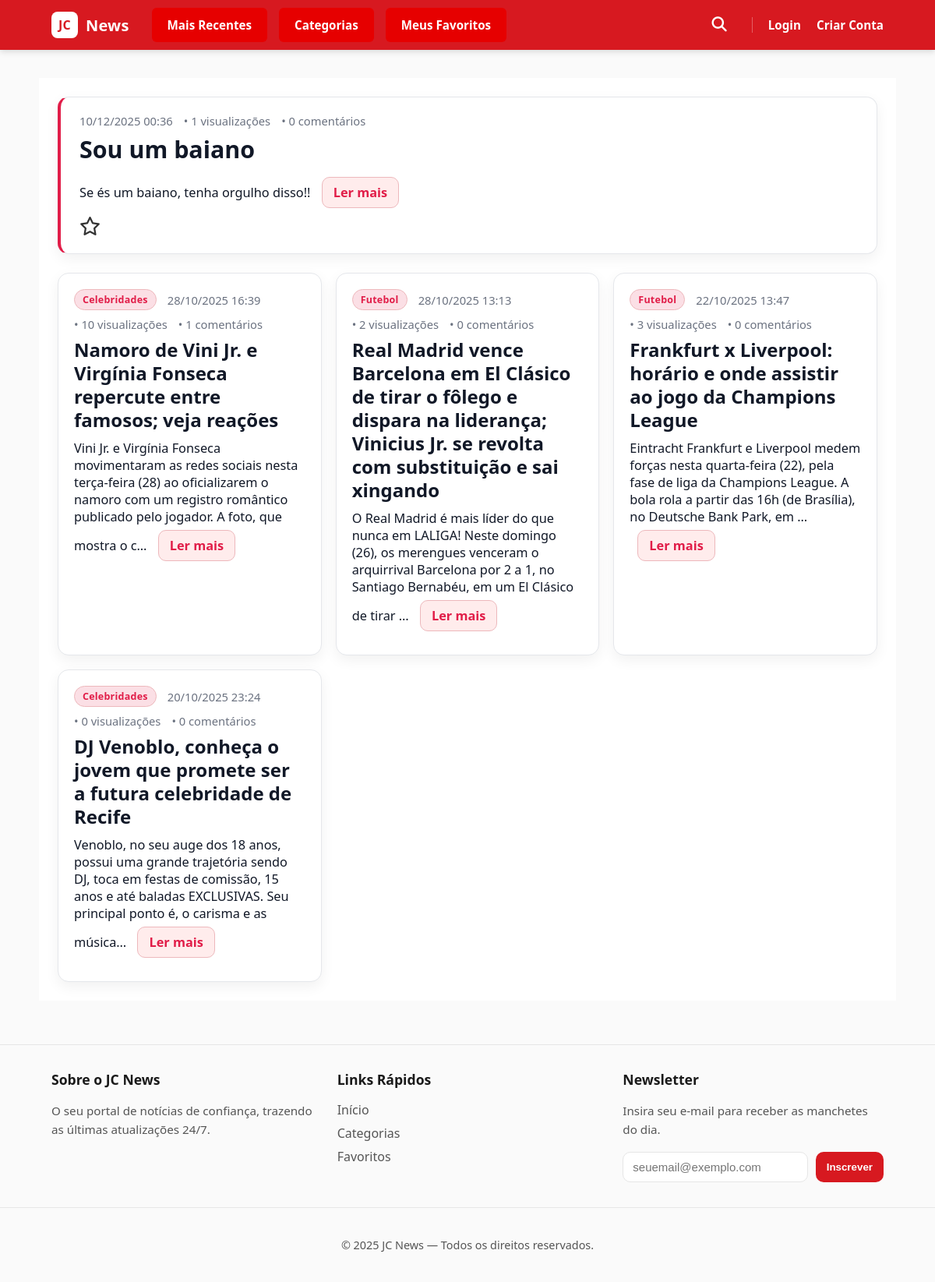
Before: / with the older database file.
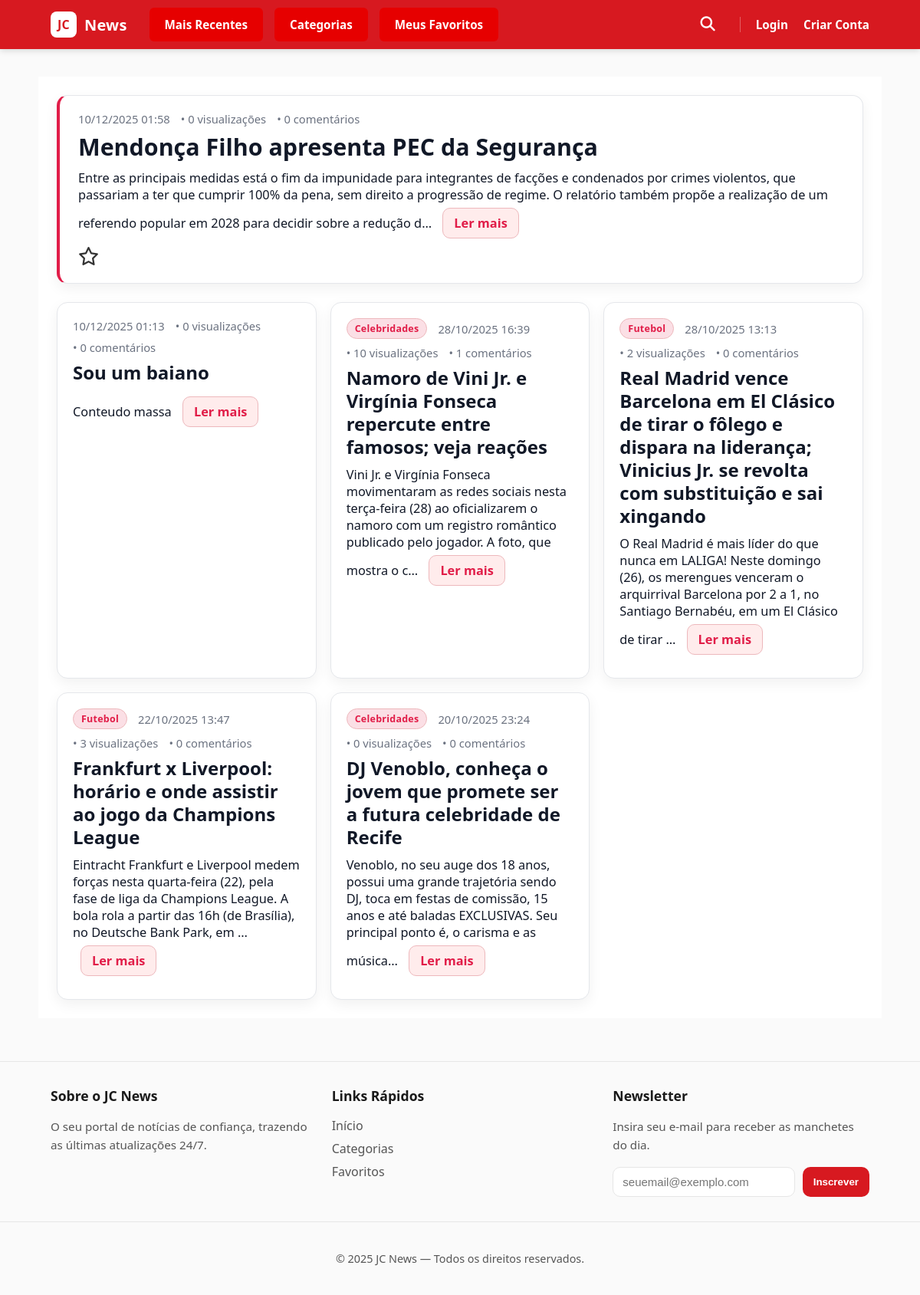
After: the same page with the newer database file.
### app1/models.py (models this page shows, shortened)
class Noticia(models.Model):
    titulo = models.CharField(max_length=255)
    conteudo = models.TextField(blank=False)
    data_publicacao = models.DateTimeField(auto_now_add=True)
    categoria = models.ForeignKey(
        Categoria, on_delete=models.SET_NULL, null=True, blank=True, related_name='noticias'
    )
    imagem = models.ImageField(upload_to='noticias/', blank=True, null=True)
    visualizacoes = models.PositiveIntegerField(default=0)
    favoritos = models.ManyToManyField(
        User,
        related_name='noticias_favoritas',
        blank=True
    )
    usuarios_que_visitaram = models.ManyToManyField(
        User,
        related_name='noticias_visualizadas',
        blank=True
    )

class Categoria(models.Model):
    nome = models.CharField(max_length=100, unique=True)

### app1/views.py (the view)
# urls.py: path("", HomeView.as_view(), name="home"),
class HomeView(View):
    def get(self, request):
        noticias = Noticia.objects.order_by('-data_publicacao')
        favoritos_ids = []
        if request.user.is_authenticated:
            favoritos_ids = request.user.noticias_favoritas.values_list('id', flat=True)
        context = {
            "form": SubscriptionForm(),
            "noticias": noticias,
            "favoritos_ids": favoritos_ids,
        }
        return render(request, "app1/home.html", context)

### app1/forms.py
class SubscriptionForm(forms.ModelForm):
    class Meta:
        model = NewsletterSubscription
        fields = ["email"]
        widgets = {
            "email": forms.EmailInput(
                attrs={
                    "placeholder": "seuemail@exemplo.com",
                    "required": True,
                    "class": "form-control",
                }
            )
        }

### app1/context_processors.py (called while the page is built)
def subscription_form(request):
    return {"form_subscription": SubscriptionForm()}

### app1/templates/app1/home.html (shortened to what this page needs)
{% extends 'app1/base.html' %}
{% load static %}
{% block content %}
<link rel="stylesheet" href="{% static 'app1/css/news.css' %}">
<section class="container">
  {% if query %}
    <h1>Resultados para “{{ query }}”</h1>
    {% if results and results|length %}
      <ul>
        {% for r in results %}
          <li>{{ r }}</li>
        {% endfor %}
      </ul>
    {% else %}
      <p>Nenhum resultado encontrado.</p>
    {% endif %}
  {% else %}
    {% if noticias %}
      {% with noticia_principal=noticias.0 %}
        <article class="noticia noticia--principal" id="noticia-{{ noticia_principal.id }}">
          <header class="noticia__cabecalho">
            <time datetime="{{ noticia_principal.data_publicacao|date:'c' }}">
              {{ noticia_principal.data_publicacao|date:"d/m/Y H:i" }}
            </time>
            <span>• {{ noticia_principal.visualizacoes }} visualizações</span>
            <span>• {{ noticia_principal.comentarios.count }} comentários</span>
          </header>
          <h2 class="noticia__titulo">{{ noticia_principal.titulo }}</h2>
          <div class="noticia__conteudo">
            {{ noticia_principal.conteudo|truncatechars:300 }}
            <a class="ler__mais" href="{% url 'app1:detalhe_noticia' noticia_principal.pk %}">Ler mais</a>
          </div>
          <div class="noticia__acoes">
            <form action="{% url 'app1:favoritar_noticia_view' noticia_principal.pk %}" method="POST" style="display:inline;">
              <button type="submit" class="btn-favorito {% if noticia_principal.id in favoritos_ids %}favoritado{% endif %}" aria-label="Favoritar">
                {% if noticia_principal.id in favoritos_ids %}
                  <i class="fa-solid fa-star"></i>
                {% else %}
                  <i class="fa-regular fa-star"></i>
                {% endif %}
              </button>
            </form>
          </div>
        </article>
      {% endwith %}
      <section class="grid-noticias" aria-label="Mais notícias">
        {% for noticia in noticias|slice:"1:" %}
          <article class="noticia" id="noticia-{{ noticia.id }}">
            <header class="noticia__cabecalho">
              {% if noticia.categoria %}
                <span class="noticia__categoria">{{ noticia.categoria.nome }}</span>
              {% endif %}
              <time datetime="{{ noticia.data_publicacao|date:'c' }}">
                {{ noticia.data_publicacao|date:"d/m/Y H:i" }}
              </time>
              <span>• {{ noticia.visualizacoes }} visualizações</span>
              <span>• {{ noticia.comentarios.count }} comentários</span>
            </header>
            <h3 class="noticia__titulo">{{ noticia.titulo }}</h3>
            <div class="noticia__conteudo">
              {{ noticia.conteudo|truncatechars:180 }}
              <a class="ler__mais" href="{% url 'app1:detalhe_noticia' noticia.pk %}">Ler mais</a>
            </div>
          </article>
        {% endfor %}
      </section>
    {% endif %}
  {% endif %}
</section>
{% endblock %}

### app1/templates/app1/base.html (shortened to what this page needs)
{% load static %}
<!DOCTYPE html>
<html lang="pt-br">
<head>
  <link rel="stylesheet" href="{% static 'app1/css/style.css' %}">
  <link rel="stylesheet" href="https://cdnjs.cloudflare.com/ajax/libs/font-awesome/6.5.1/css/all.min.css">
  <link rel="stylesheet" href="https://cdn.jsdelivr.net/npm/bootstrap-icons@1.11.3/font/bootstrap-icons.min.css">
</head>
<body>
  <header class="site-header">
    <div class="header-container header-content container">
      <a href="{% url 'app1:home' %}" class="brand" aria-label="Página Inicial">
        <span class="logo-mark">JC</span>
        <span class="logo-text">News</span>
      </a>
      <nav class="main-nav">
        <a class="nav-btn" id="btn-mr" href="{% url 'app1:home' %}">Mais Recentes</a>
        <a class="nav-btn" id="btn-cat" href="{% url 'app1:categorias' %}">Categorias</a>
        <a class="nav-btn" id="btn-mf" href="{% url 'app1:meus_favoritos' %}">Meus Favoritos</a>
      </nav>
      <div class="header-actions">
        <div class="search-wrapper">
          <button id="search-toggle" class="search-icon-btn" aria-label="Abrir busca">
            <i class="fa fa-search"></i>
          </button>
        </div>
        <div class="user-auth-links">
          {% if user.is_authenticated %}
            <span class="welcome-message">Olá, {{ user.username }}!</span>
            <form action="{% url 'logout' %}" method="post" class="logout-form" title="Sair">
              {% csrf_token %}
              <button type="submit" class="auth-link logout-link" aria-label="Sair">
                <i class="fa-solid fa-right-from-bracket"></i>
              </button>
            </form>
          {% else %}
            <a href="{% url 'login' %}" class="auth-link">Login</a>
            <a href="{% url 'register' %}" class="auth-link register-link">Criar Conta</a>
          {% endif %}
        </div>
      </div>
    </div>
  </header>
  <main class="container page-content">
    {% block content %}{% endblock %}
  </main>
  <footer class="site-footer">
    <div class="footer-container container">
      <div class="footer-col">
        <h4>Sobre o JC News</h4>
        <p>O seu portal de notícias de confiança, trazendo as últimas atualizações 24/7.</p>
      </div>
      <div class="footer-col">
        <h4>Links Rápidos</h4>
        <ul class="footer-links">
          <li><a href="{% url 'app1:home' %}">Início</a></li>
          <li><a href="{% url 'app1:categorias' %}">Categorias</a></li>
          <li><a href="{% url 'app1:meus_favoritos' %}">Favoritos</a></li>
        </ul>
      </div>
      <div class="footer-col">
        <h4>Newsletter</h4>
        <p>Insira seu e-mail para receber as manchetes do dia.</p>
        {% if form_subscription %}
          <form action="{% url 'app1:subscribe' %}" method="post" class="footer-subscribe-form">
            {{ form_subscription.email }}
            <button type="submit" class="btn-primary">Inscrever</button>
          </form>
        {% endif %}
      </div>
    </div>
    <div class="footer-bottom">
      <p>&copy; {% now "Y" %} JC News — Todos os direitos reservados.</p>
    </div>
  </footer>
</body>
</html>

### app1/static/app1/css/style.css (style rules this page uses)
:root { --red:#d71920; --red-dark:#b1151b; --bg:#ffffff; --ink:#1a1a1a; --ink-weak:#555; --border:#e6e6e6; --bg-soft: #fafafa; }
* { box-sizing:border-box }
html,body { margin:0;padding:0;background:var(--bg-soft);color:var(--ink);font-family:system-ui,-apple-system,Segoe UI,Roboto,Ubuntu,Cantarell,"Helvetica Neue",Arial,sans-serif; min-height: 100vh; display: flex; flex-direction: column; }
.container { max-width:1100px;margin:0 auto;padding:0 16px }
a { text-decoration: none; }
.site-header { background:var(--red);color:#fff;position:sticky;top:0;z-index:100; box-shadow: 0 2px 8px rgba(0,0,0,.15); }
.header-content { display:flex;align-items:center;justify-content:space-between;height:64px; gap: 1.5rem; }
.brand { display:flex;align-items:center;gap:10px;text-decoration:none;color:#fff;font-weight:700;letter-spacing:.2px }
.logo-mark { display:inline-grid;place-items:center;width:34px;height:34px;border-radius:8px;background:#fff;color:var(--red);font-weight:900 }
.logo-text { font-size:20px }
.main-nav { display: flex; gap: 5px; }
.nav-btn { display: inline-block; padding: 10px 18px; margin: 0 5px; background-color: #e60000; color: #fff; font-weight: 600; font-size: 0.95rem; text-decoration: none; border-radius: 6px; transition: all 0.25s ease-in-out; border: 2px solid transparent; }
.header-actions { display: flex; align-items: center; gap: 1.5rem; margin-left: auto; }
.user-auth-links { display: flex; align-items: center; gap: 1.25rem; padding-left: 1.25rem; border-left: 1px solid rgba(255,255,255,.3); font-size: 0.95rem; font-weight: 500; }
.user-auth-links .auth-link { color: #fff; text-decoration: none; font-weight: 600; white-space: nowrap; }
.page-content { padding:24px 0; flex-grow: 1; }
.btn-primary { padding:10px 14px;border:none;border-radius:10px;background:var(--red);color:#fff;font-weight:600;cursor:pointer }
.site-footer { border-top:1px solid var(--border); padding: 32px 0 0 0; background:var(--bg-soft); color:var(--ink-weak); margin-top: 32px; }
.footer-container { display: grid; grid-template-columns: repeat(auto-fit, minmax(250px, 1fr)); gap: 2rem; }
.footer-col h4 { font-size: 1.1rem; font-weight: 700; color: var(--ink); margin-top: 0; margin-bottom: 1rem; }
.footer-col p { font-size: 0.95rem; margin-bottom: 1rem; line-height: 1.6; }
.footer-links { list-style: none; padding: 0; margin: 0; }
.footer-links li { margin-bottom: 0.5rem; }
.footer-links a { color: var(--ink-weak); text-decoration: none; }
.footer-subscribe-form { display: grid; grid-template-columns: 1fr auto; gap: 10px; margin-top: 1rem; }
.footer-subscribe-form input[type="email"] { padding: 10px 12px; border: 1px solid var(--border); border-radius: 10px; font-size: 15px; width: 100%; background: var(--bg); color: var(--ink); }
.footer-bottom { border-top: 1px solid var(--border); margin-top: 2rem; padding: 1.5rem 1.5rem; text-align: center; font-size: 0.9rem; color: var(--ink-weak); }
.search-wrapper { position: relative; display: flex; align-items: center; }
.search-icon-btn { background: none; border: none; color: #fff; cursor: pointer; font-size: 1.2rem; padding: 8px; transition: transform 0.2s ease; }

Changed rows visible on the page:
removed Noticia: data_publicacao "10/12/2025 00:36", visualizacoes "1", comentarios.count "0", titulo "Sou um baiano", conteudo "Se és um baiano, tenha orgulho disso!!"
added Noticia: data_publicacao "10/12/2025 01:58", visualizacoes "0", comentarios.count "0", titulo "Mendonça Filho apresenta PEC da Segurança", conteudo "Entre as principais medidas está o fim da impunidade para integrantes de facções e condenados por crimes violentos, que passariam a ter que cumprir 100% da pena, sem direito a progressão de regime. O relatório também propõe a realização de um referendo popular em 2028 para decidir sobre a redução d…"
added Noticia: data_publicacao "10/12/2025 01:13", visualizacoes "0", comentarios.count "0", titulo "Sou um baiano", conteudo "Conteudo massa"
